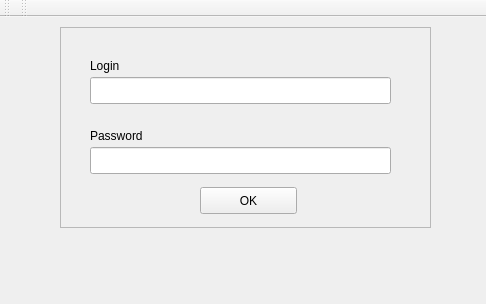
<?xml version="1.0" encoding="UTF-8"?>
<ui version="4.0">
 <class>MainWindow</class>
 <widget class="QMainWindow" name="MainWindow">
  <property name="geometry">
   <rect>
    <x>0</x>
    <y>0</y>
    <width>486</width>
    <height>304</height>
   </rect>
  </property>
  <property name="windowTitle">
   <string>Sing in</string>
  </property>
  <widget class="QWidget" name="centralWidget">
   <widget class="QFrame" name="frame">
    <property name="geometry">
     <rect>
      <x>60</x>
      <y>10</y>
      <width>371</width>
      <height>201</height>
     </rect>
    </property>
    <property name="frameShape">
     <enum>QFrame::StyledPanel</enum>
    </property>
    <property name="frameShadow">
     <enum>QFrame::Raised</enum>
    </property>
    <widget class="QLineEdit" name="eLogin">
     <property name="geometry">
      <rect>
       <x>30</x>
       <y>50</y>
       <width>301</width>
       <height>27</height>
      </rect>
     </property>
    </widget>
    <widget class="QLineEdit" name="ePassword">
     <property name="geometry">
      <rect>
       <x>30</x>
       <y>120</y>
       <width>301</width>
       <height>27</height>
      </rect>
     </property>
    </widget>
    <widget class="QLabel" name="label_5">
     <property name="geometry">
      <rect>
       <x>30</x>
       <y>100</y>
       <width>81</width>
       <height>17</height>
      </rect>
     </property>
     <property name="text">
      <string>Password</string>
     </property>
    </widget>
    <widget class="QLabel" name="label_3">
     <property name="geometry">
      <rect>
       <x>30</x>
       <y>30</y>
       <width>81</width>
       <height>17</height>
      </rect>
     </property>
     <property name="text">
      <string>Login</string>
     </property>
    </widget>
    <widget class="QLabel" name="label_8">
     <property name="geometry">
      <rect>
       <x>50</x>
       <y>270</y>
       <width>171</width>
       <height>17</height>
      </rect>
     </property>
     <property name="text">
      <string/>
     </property>
    </widget>
    <widget class="QPushButton" name="pushButton">
     <property name="geometry">
      <rect>
       <x>140</x>
       <y>160</y>
       <width>97</width>
       <height>27</height>
      </rect>
     </property>
     <property name="text">
      <string>OK</string>
     </property>
    </widget>
   </widget>
  </widget>
  <widget class="QMenuBar" name="menuBar">
   <property name="geometry">
    <rect>
     <x>0</x>
     <y>0</y>
     <width>486</width>
     <height>27</height>
    </rect>
   </property>
  </widget>
  <widget class="QToolBar" name="mainToolBar">
   <attribute name="toolBarArea">
    <enum>TopToolBarArea</enum>
   </attribute>
   <attribute name="toolBarBreak">
    <bool>false</bool>
   </attribute>
  </widget>
  <widget class="QToolBar" name="toolBar">
   <property name="windowTitle">
    <string>toolBar</string>
   </property>
   <attribute name="toolBarArea">
    <enum>TopToolBarArea</enum>
   </attribute>
   <attribute name="toolBarBreak">
    <bool>false</bool>
   </attribute>
  </widget>
 </widget>
 <layoutdefault spacing="6" margin="11"/>
 <resources/>
 <connections/>
</ui>
